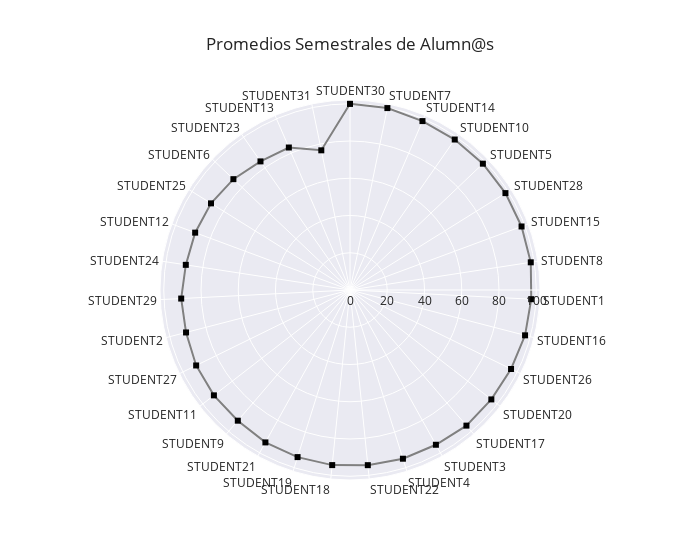

Write notebook code for a chart like this one.
### Code cell
# radar final averages
fig = px.line_polar(promedios_semestral.sort_values('SCORE',ascending=False), r='SCORE', theta='STUDENT', 
                    line_close=True,markers=True,template="seaborn", width=700,
                    title='Promedios Semestrales de Alumn@s')
fig.update_traces(
                  mode="lines+markers", line_color='gray',
                  marker=dict(color='black', size=6, symbol='square'))
fig.show()

### Figure 1 — Plotly figure (JSON) as saved in the notebook; plotly's stock layout.template omitted (floating-point values rounded to 4 significant figures)
{"data": [{"hovertemplate": "SCORE=%{r}<br>STUDENT=%{theta}<extra></extra>", "legendgroup": "", "line": {"color": "gray", "dash": "solid"}, "marker": {"color": "black", "size": 6, "symbol": "square"}, "mode": "lines+markers", "name": "", "r": [100, 99.72, 98.69, 98.44, 98.44, 98.34, 98.22, 98.19, 97.44, 97.09, 96.31, 95.97, 95.97, 95.03, 94.94, 94.53, 94.5, 94.03, 93.59, 92.47, 92.41, 92, 90.94, 90.75, 89.19, 88.66, 87.94, 86.38, 84.12, 83.25, 76.56, 100], "showlegend": false, "subplot": "polar", "theta": ["STUDENT30", "STUDENT7", "STUDENT14", "STUDENT10", "STUDENT5", "STUDENT28", "STUDENT15", "STUDENT8", "STUDENT1", "STUDENT16", "STUDENT26", "STUDENT20", "STUDENT17", "STUDENT3", "STUDENT4", "STUDENT22", "STUDENT18", "STUDENT19", "STUDENT21", "STUDENT9", "STUDENT11", "STUDENT27", "STUDENT2", "STUDENT29", "STUDENT24", "STUDENT12", "STUDENT25", "STUDENT6", "STUDENT23", "STUDENT13", "STUDENT31", "STUDENT30"], "type": "scatterpolar"}], "layout": {"legend": {"tracegroupgap": 0}, "polar": {"angularaxis": {"direction": "clockwise", "rotation": 90}, "domain": {"x": [0, 1], "y": [0, 1]}}, "title": {"text": "Promedios Semestrales de Alumn@s"}, "width": 700}}
